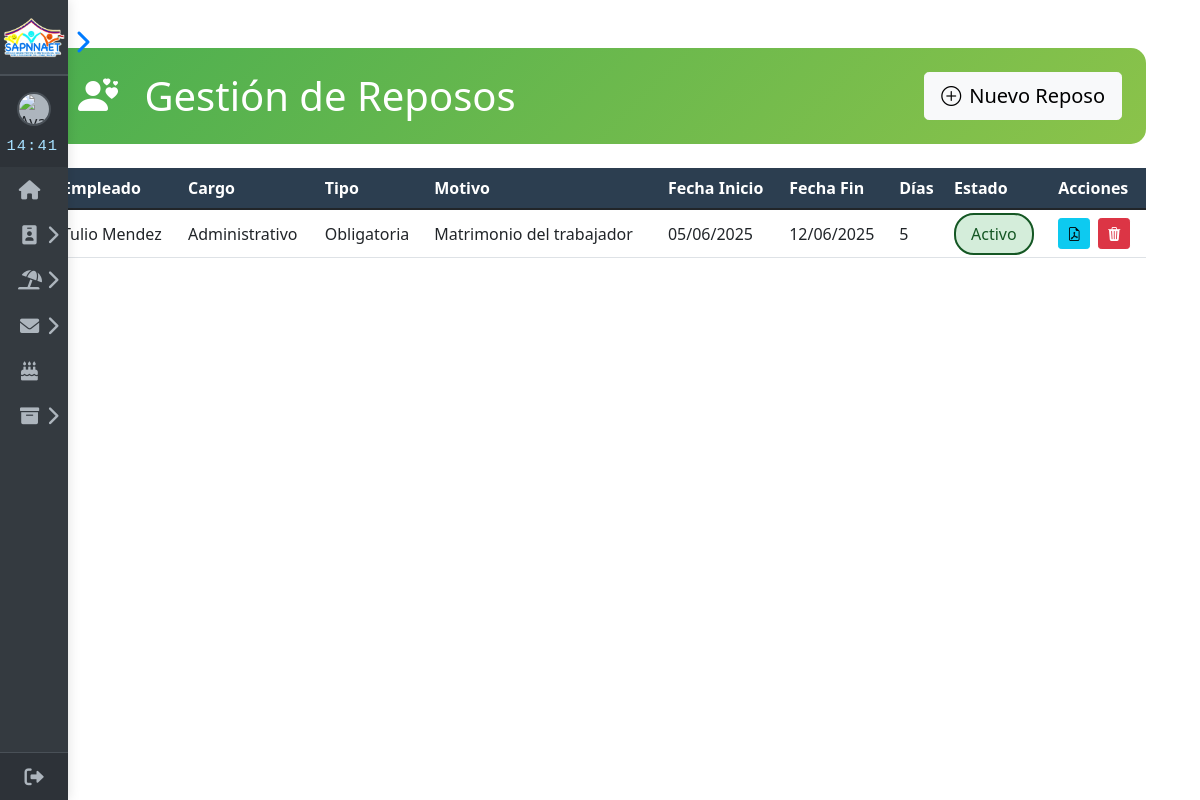
The page /inicio/reposos/gestion-reposos.php on the database as committed earlier.
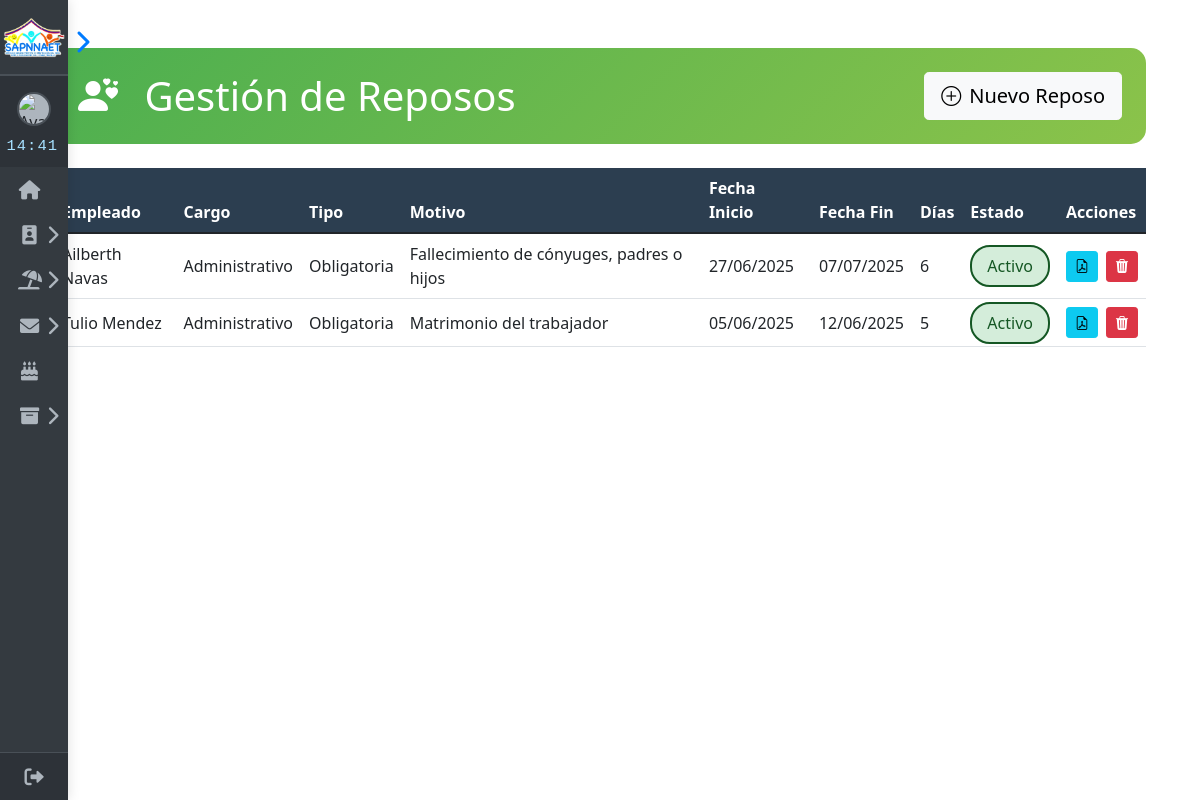
The same page on the database as committed later.
### tables this page shows
CREATE TABLE `reposos` (
  `id_reposo` int NOT NULL AUTO_INCREMENT,
  `id_pers` int NOT NULL,
  `tipo_concesion` enum('obligatoria','potestativa') NOT NULL,
  `motivo_reposo` varchar(255) NOT NULL,
  `dias_otorgados` int NOT NULL,
  `fecha_inicio` date NOT NULL,
  `fecha_fin` date NOT NULL,
  `estado` enum('activo','cumplido','pendiente') DEFAULT 'pendiente',
  `observaciones` text,
  `ruta_archivo_adjunto` varchar(255) DEFAULT NULL,
  `vacacion_interrumpida_id` int DEFAULT NULL,
  `fecha_registro` timestamp NULL DEFAULT CURRENT_TIMESTAMP,
  `fecha_actualizacion` timestamp NULL DEFAULT CURRENT_TIMESTAMP ON UPDATE CURRENT_TIMESTAMP,
  PRIMARY KEY (`id_reposo`),
  KEY `id_pers` (`id_pers`),
  CONSTRAINT `reposos_ibfk_1` FOREIGN KEY (`id_pers`) REFERENCES `datos_personales` (`id_pers`) ON DELETE CASCADE
);

CREATE TABLE `datos_personales` (
  `id_pers` int NOT NULL AUTO_INCREMENT,
  `nombres` varchar(100) NOT NULL,
  `apellidos` varchar(100) NOT NULL,
  `cedula_identidad` varchar(20) DEFAULT NULL,
  `pasaporte` varchar(20) DEFAULT NULL,
  `rif` varchar(20) DEFAULT NULL,
  `genero` enum('Masculino','Femenino','No binario','Prefiero no decir','Otro') NOT NULL,
  `fecha_nacimiento` date DEFAULT NULL,
  `nacionalidad` varchar(50) DEFAULT NULL,
  `correo_electronico` varchar(100) DEFAULT NULL,
  `telefono_contacto` varchar(20) DEFAULT NULL,
  `telefono_contacto_secundario` varchar(20) DEFAULT NULL,
  `nombre_contacto_emergencia` varchar(100) DEFAULT NULL,
  `apellido_contacto_emergencia` varchar(100) DEFAULT NULL,
  `telefono_contacto_emergencia` varchar(20) DEFAULT NULL,
  `tiene_discapacidad` varchar(50) DEFAULT NULL,
  `tiene_licencia_conducir` varchar(30) DEFAULT NULL,
  `numero_seguro_social` varchar(30) DEFAULT NULL,
  `fecha_registro` timestamp NULL DEFAULT CURRENT_TIMESTAMP,
  `fecha_actualizacion` timestamp NULL DEFAULT CURRENT_TIMESTAMP ON UPDATE CURRENT_TIMESTAMP,
  `direccion` varchar(100) NOT NULL,
  `detalle_discapacidad` varchar(255) DEFAULT 'No',
  `detalle_licencia` varchar(255) DEFAULT 'No',
  PRIMARY KEY (`id_pers`),
  UNIQUE KEY `cedula_identidad` (`cedula_identidad`),
  UNIQUE KEY `correo_electronico` (`correo_electronico`)
);

CREATE TABLE `cargos` (
  `id_cargo` int NOT NULL AUTO_INCREMENT,
  `nombre` varchar(100) NOT NULL,
  `nivel` enum('Junior','Senior','Gerencial','Directivo') DEFAULT NULL,
  `sueldo` decimal(10,2) NOT NULL,
  PRIMARY KEY (`id_cargo`)
);

### inicio/reposos/gestion-reposos.php (the view, shortened to what the changed rows need)
<?php
require '../conexion.php';
require $_SERVER['DOCUMENT_ROOT']."/proyecto/inicio/sidebar.php";
$registros_por_pagina = 10;
$pagina_actual = isset($_GET['pagina']) ? max(1, (int)$_GET['pagina']) : 1;
$offset = ($pagina_actual - 1) * $registros_por_pagina;
try {
    $stmt = $conn->prepare("
        SELECT
            r.id_reposo,
            r.id_pers,
            r.tipo_concesion,
            r.motivo_reposo,
            r.dias_otorgados,
            r.fecha_inicio,
            r.fecha_fin,
            r.estado AS estado_reposo,
            r.observaciones,
            r.ruta_archivo_adjunto,
            r.vacacion_interrumpida_id,
            p.nombres,
            p.apellidos,
            c.nombre AS cargo_nombre,
            dl.estado AS estado_laboral
        FROM reposos r
        INNER JOIN datos_personales p ON r.id_pers = p.id_pers
        INNER JOIN datos_laborales dl ON r.id_pers = dl.id_pers
        LEFT JOIN cargos c ON dl.id_cargo = c.id_cargo
        ORDER BY r.fecha_inicio DESC
        LIMIT :limit OFFSET :offset
    ");
    $stmt->bindValue(':limit', $registros_por_pagina, PDO::PARAM_INT);
    $stmt->bindValue(':offset', $offset, PDO::PARAM_INT);
    $stmt->execute();
    $reposos = $stmt->fetchAll(PDO::FETCH_ASSOC);
} catch (PDOException $e) {
    die("Error de base de datos: " . $e->getMessage());
}
?>
<!DOCTYPE html>
<html lang="es">
<head>
    <link href="https://cdn.jsdelivr.net/npm/bootstrap@5.1.3/dist/css/bootstrap.min.css" rel="stylesheet">
    <link rel="stylesheet" href="https://cdn.jsdelivr.net/npm/bootstrap-icons@1.11.3/font/bootstrap-icons.min.css">
</head>
<body>
    <div class="container py-5">
        <div class="reposo-header p-4 mb-4">
            <div class="d-flex justify-content-between align-items-center">
                <h1 class="mb-0">
                    <i class="bi bi-person-hearts me-3"></i> Gestión de Reposos
                </h1>
            </div>
        </div>
        <div class="table-responsive">
            <table class="table table-hover align-middle">
                <thead class="table-dark">
                    <tr>
                        <th>Empleado</th>
                        <th>Cargo</th>
                        <th>Tipo</th>
                        <th>Motivo</th>
                        <th>Fecha Inicio</th>
                        <th>Fecha Fin</th>
                        <th>Días</th>
                        <th>Estado</th>
                        <th>Acciones</th>
                    </tr>
                </thead>
                <tbody>
                  <?php if(count($reposos) > 0): ?>
                    <?php foreach($reposos as $reposo): ?>
                    <tr>
                      <td><?= htmlspecialchars($reposo['nombres'] . ' ' . $reposo['apellidos']) ?></td>
                      <td><?= htmlspecialchars($reposo['cargo_nombre'] ?? 'N/A') ?></td>
                      <td><?= ucfirst(htmlspecialchars($reposo['tipo_concesion'])) ?></td>
                      <td>
                        <?= htmlspecialchars($reposo['motivo_reposo']) ?>
                      </td>
                      <td><?= date('d/m/Y', strtotime($reposo['fecha_inicio'])) ?></td>
                      <td><?= date('d/m/Y', strtotime($reposo['fecha_fin'])) ?></td>
                      <td><?= htmlspecialchars($reposo['dias_otorgados']) ?></td>
                      <td>
                        <?php
                          $estado_display = '';
                          $badge_class = '';
                          if ($reposo['estado_reposo'] === 'activo') {
                              $estado_display = 'Activo';
                              $badge_class = 'badge-activo';
                          } elseif ($reposo['estado_reposo'] === 'cumplido') {
                              $estado_display = 'Cumplido';
                              $badge_class = 'badge-cumplido';
                          } elseif ($reposo['estado_reposo'] === 'pendiente') {
                              $estado_display = 'Pendiente';
                              $badge_class = 'badge-pendiente';
                          } else {
                              $estado_display = ucfirst($reposo['estado_reposo']);
                              $badge_class = 'badge-simple';
                          }
                        ?>
                        <span class="status-badge <?= $badge_class ?>"><?= $estado_display ?></span>
                      </td>
                      <td>
                        <div class="d-flex gap-2">
                          <form method="GET" action="generar-reporte-reposo.php" target="_blank">
                            <button type="submit" class="btn btn-sm btn-info" title="Generar PDF">
                              <i class="bi bi-file-earmark-pdf"></i>
                            </button>
                          </form>
                          <a href="#" class="btn btn-danger btn-sm action-btn delete-btn"
                             data-bs-toggle="modal"
                             data-bs-target="#confirmModal"
                             data-id-reposo="<?= $reposo['id_reposo'] ?>"
                             data-id-pers="<?= $reposo['id_pers'] ?>"
                             data-nombre-empleado="<?= htmlspecialchars($reposo['nombres'] . ' ' . $reposo['apellidos']) ?>">
                              <i class="bi bi-trash3-fill"></i>
                          </a>
                        </div>
                      </td>
                    </tr>
                    <?php endforeach; ?>
                  <?php endif; ?>
                </tbody>
            </table>
        </div>
    </div>
</body>
</html>

Rows that differ between the two databases and show on the page:
added reposos: id_pers.apellidos "Ailberth Navas", cargos.nombre "Administrativo", tipo_concesion "Obligatoria", motivo_reposo "Fallecimiento de cónyuges, padres o hijos", fecha_inicio "27/06/2025", fecha_fin "07/07/2025", dias_otorgados "6", estado "Activo"
